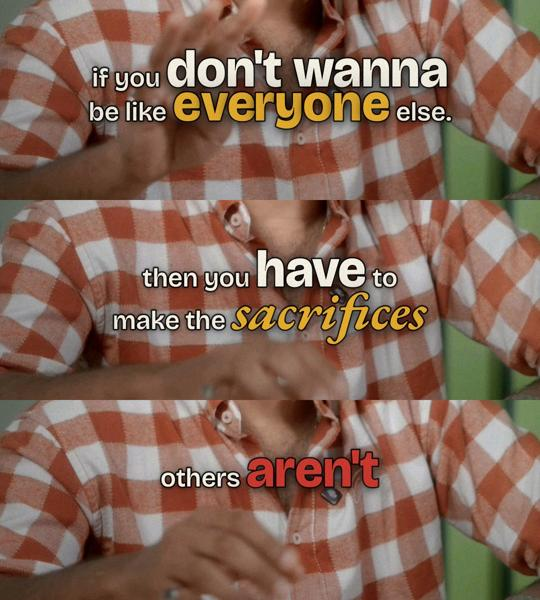
#> input picture .claude/skills/video-editing-style/02-craft/text-animation-moves/references/frames/STACKS_lower_zone_fullsize.jpg, 540 x 600 px
$ python style_board.py ../../../../02-craft/text-animation-moves/references/frames/STACKS_test_sheet.jpg ../../../../02-craft/text-animation-moves/references/frames/STACKS_lower_zone_fullsize.jpg ../../../../02-craft/text-animation-moves/references/frames/STACKS_lower_zone_fullsize.jpg ../../../../02-craft/text-animation-moves/references/frames/STACKS_lower_zone_fullsize.jpg ../../../../02-craft/text-animation-moves/references/frames/STACKS_lower_zone_fullsize.jpg
#> lines starting #> are read from the running program, lines starting #| are printed output that depends on the picture; after the words box and inside, x2 and y2 are one past the last pixel; in counts of white or black regions, pixels touching at a corner belong together
"""One-page style board for a client pitch (2400x1350): look name, palette, fonts, three 9:16 frames.
Usage: python3 -I style_board.py <out.png> <frame1.jpg> <frame2.jpg> <frame3.jpg> ["caption 1|caption 2|caption 3"]
"""
import sys
from PIL import Image, ImageDraw, ImageFont, ImageFilter

F = "/Users/raghusai/Desktop/CLAUDE 2.0/skills/fonts-and-colours/assets/fonts/"
HALDI, KUMKUM, CREAM, INK, PAPER = (226, 170, 44), (200, 55, 45), (244, 239, 227), (26, 20, 16), (240, 234, 222)


def f(name, size):
    return ImageFont.truetype(F + name, size)


def main():
    out, frames = sys.argv[1], sys.argv[2:5]
    caps = (sys.argv[5] if len(sys.argv) > 5 else "ghost line, haldi keyword|hero word on a haldi brush|kumkum on the negative word").split("|")
    W, H = 2400, 1350
    bd = Image.new("RGB", (W, H), (22, 18, 15))
    d = ImageDraw.Draw(bd)
    # paper grain on the left panel
    panel = Image.new("RGB", (900, H), PAPER)
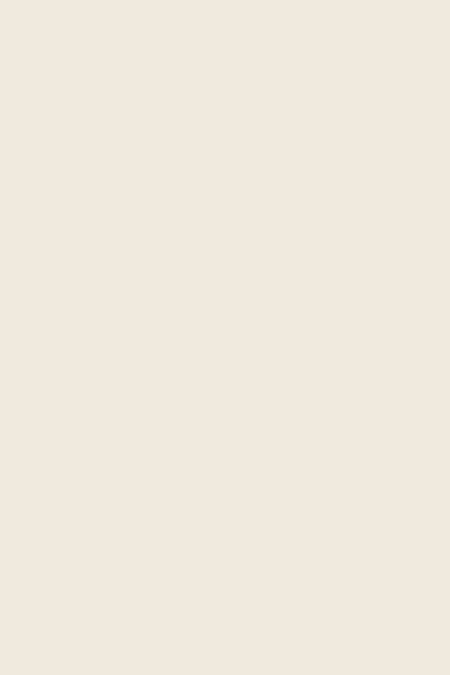
#> panel: PIL image 900x1350 RGB (shown at 1/2 size); mean R, G, B 240, 234, 222
    noise = Image.effect_noise((900, H), 18).convert("L").filter(ImageFilter.GaussianBlur(0.6))
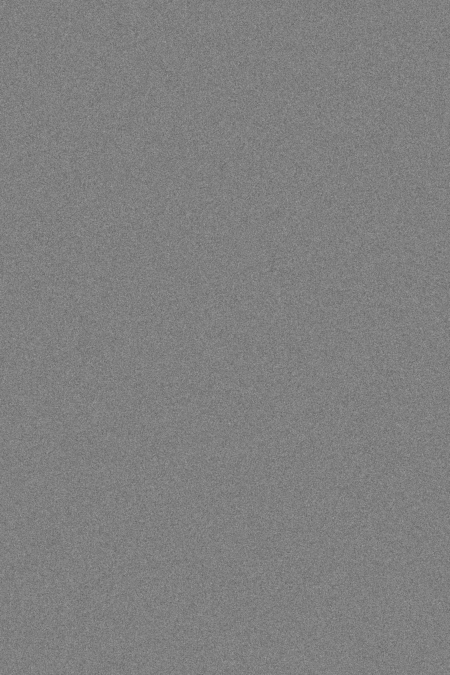
#> noise: PIL image 900x1350 L (shown at 1/2 size); min 78, max 175, mean 127.5
    panel = Image.blend(panel, Image.merge("RGB", (noise, noise, noise)), 0.06)
    bd.paste(panel, (0, 0))
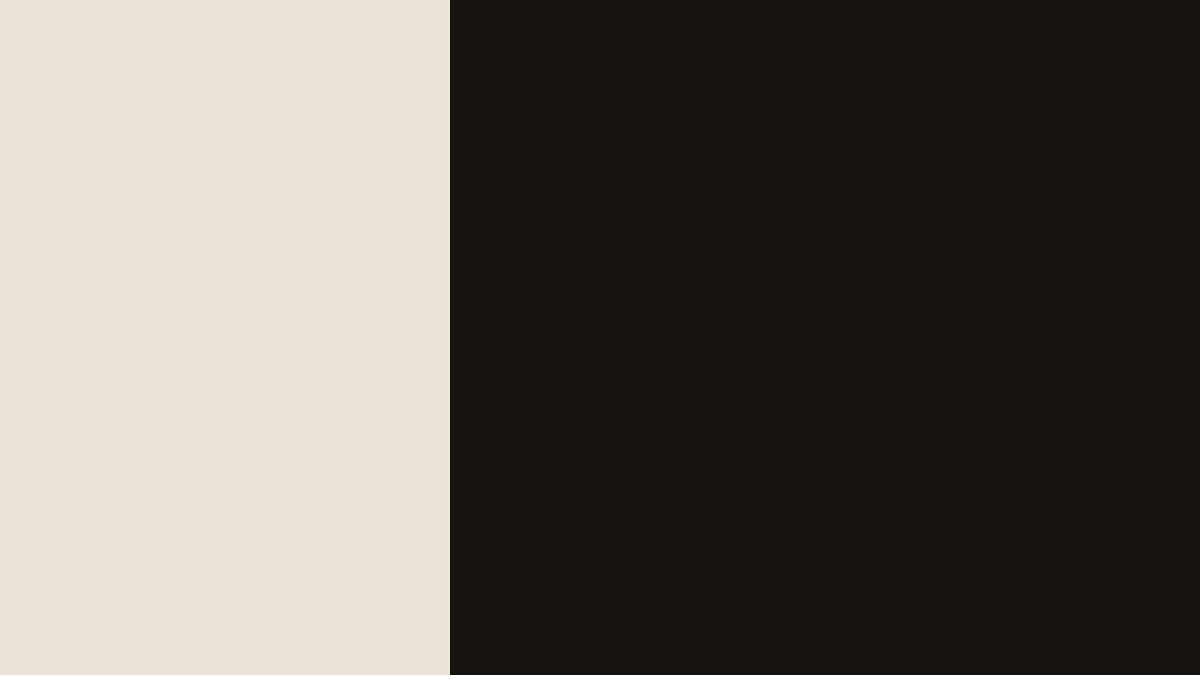
#> bd: PIL image 2400x1350 RGB (shown at 1/2 size); mean R, G, B 101, 96.4, 90.3
    d = ImageDraw.Draw(bd)
    x0 = 90
    d.text((x0, 80), "CAPTION STYLE · SHORTS", font=f("BricolageGrotesque-SemiBold.ttf", 30), fill=(120, 104, 88))
    d.text((x0, 300), "Haldi", font=f("Fraunces-SoftBlackItalic.ttf", 150), fill=HALDI, anchor="ls")
    t2 = "& Kumkum"
    d.text((x0, 450), t2, font=f("Fraunces-SoftBlackItalic.ttf", 120), fill=INK, anchor="ls")
    dot_x = x0 + f("Fraunces-SoftBlackItalic.ttf", 120).getlength(t2) + 6
    d.ellipse([dot_x, 424, dot_x + 26, 450], fill=KUMKUM)
    body = f("BricolageGrotesque-Light.ttf", 34)
    lines = ["Turmeric yellow and vermilion red:", "the two colours every Telugu home knows,", "worn softly, like an editorial magazine."]
    for i, ln in enumerate(lines):
        d.text((x0, 520 + i * 48), ln, font=body, fill=(70, 60, 50))
    # palette
    sw = [("Haldi", "#E2AA2C", HALDI, "the keyword"), ("Kumkum", "#C8372D", KUMKUM, "negative words, the dot"),
          ("Cream", "#F4EFE3", CREAM, "every other word"), ("Ink", "#1A1410", INK, "outline and shadow")]
    lab, small = f("BricolageGrotesque-SemiBold.ttf", 30), f("BricolageGrotesque-Light.ttf", 26)
    y = 700
    for name, hx, col, role in sw:
        d.rounded_rectangle([x0, y, x0 + 86, y + 86], radius=18, fill=col, outline=(200, 190, 175), width=2)
        d.text((x0 + 116, y + 36), f"{name}  {hx}", font=lab, fill=INK, anchor="ls")
        d.text((x0 + 116, y + 74), role, font=small, fill=(110, 96, 82), anchor="ls")
        y += 112
#> after the loop, y = 1148
    # fonts
    y += 20
#> y = 1168
    d.text((x0, y + 40), "luxury", font=f("Fraunces-SoftBoldItalic.ttf", 64), fill=HALDI, anchor="ls")
    d.text((x0 + 250, y + 40), "Fraunces Soft Italic, keyword", font=small, fill=(110, 96, 82), anchor="ls")
    d.text((x0, y + 100), "idi kaadu", font=f("BricolageGrotesque-SemiBold.ttf", 44), fill=INK, anchor="ls")
    d.text((x0 + 250, y + 100), "Bricolage Grotesque, lead-in", font=small, fill=(110, 96, 82), anchor="ls")
    # frames
    fw, fh = 420, 747
    for i, (pth, cap) in enumerate(zip(frames, caps)):
        im = Image.open(pth).convert("RGB").resize((fw, fh))
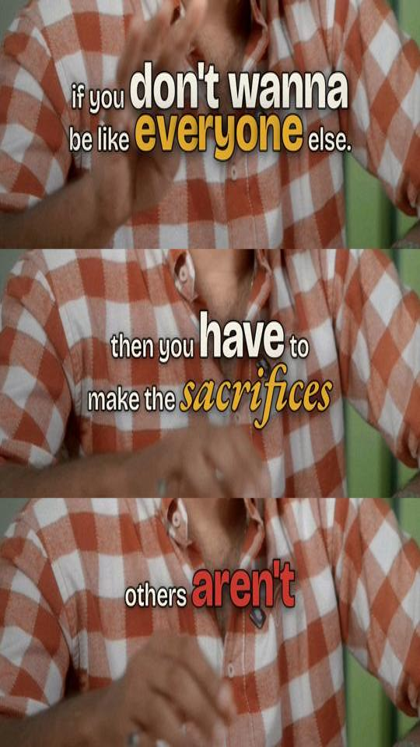
#> im: PIL image 420x747 RGB; mean R, G, B 131.7, 101, 85.7
        fx = 990 + i * (fw + 34)
        sh = Image.new("RGBA", (fw + 60, fh + 60), (0, 0, 0, 0))
#> sh: PIL image 480x807 RGBA; every value is 0
        ImageDraw.Draw(sh).rounded_rectangle([30, 36, fw + 30, fh + 36], radius=28, fill=(0, 0, 0, 160))
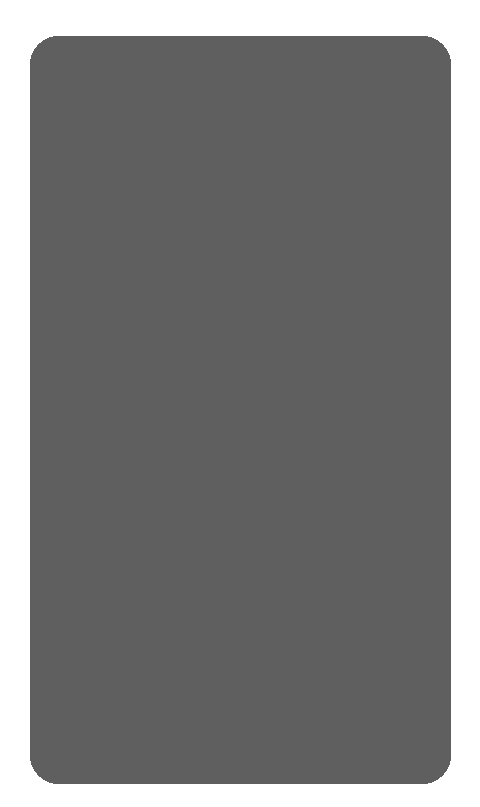
#> sh: PIL image 480x807 RGBA; mean R, G, B, A 0, 0, 0, 129.8; transparent parts drawn white
        bd.paste(sh.filter(ImageFilter.GaussianBlur(16)), (fx - 30, 230 - 30), sh.filter(ImageFilter.GaussianBlur(16)))
        m = Image.new("L", (fw, fh), 0); ImageDraw.Draw(m).rounded_rectangle([0, 0, fw, fh], radius=28, fill=255)
#> after `m = Image.new('L', (fw, fh), 0)`: m: PIL image 420x747 L; every value is 0
#> after `ImageDraw.Draw(m).rounded_rectangle([0, 0, fw, fh], radius=28, fill=25`:
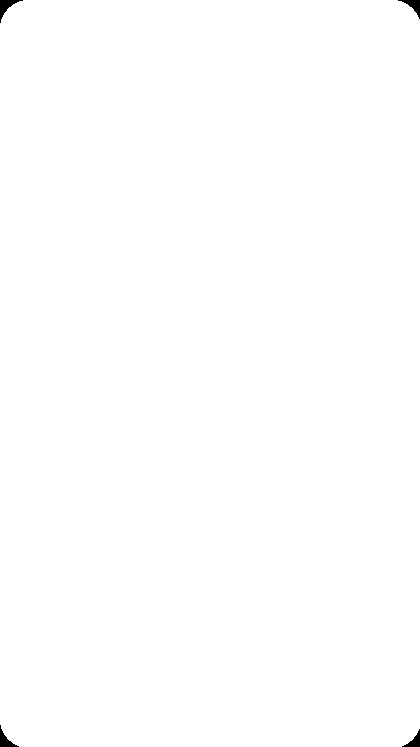
#> m: PIL image 420x747 L; 99.8% white; 4 black regions, box (x1, y1, x2, y2) and area: (0, 0, 23, 23) 174, (398, 0, 420, 19) 151, (0, 725, 19, 747) 151, (402, 729, 420, 747) 129
        bd.paste(im, (fx, 230), m)
        d = ImageDraw.Draw(bd)
        d.text((fx + 4, 1040), f"0{i + 1}", font=f("Fraunces-SoftBoldItalic.ttf", 44), fill=HALDI, anchor="ls")
        d.text((fx + 64, 1038), cap, font=f("BricolageGrotesque-Light.ttf", 24), fill=CREAM, anchor="ls")
    d.text((990, 1260), "Original look  ·  free OFL fonts, safe for commercial use  ·  1080 x 1920",
           font=f("BricolageGrotesque-Light.ttf", 24), fill=(150, 138, 124), anchor="ls")
    bd.save(out)
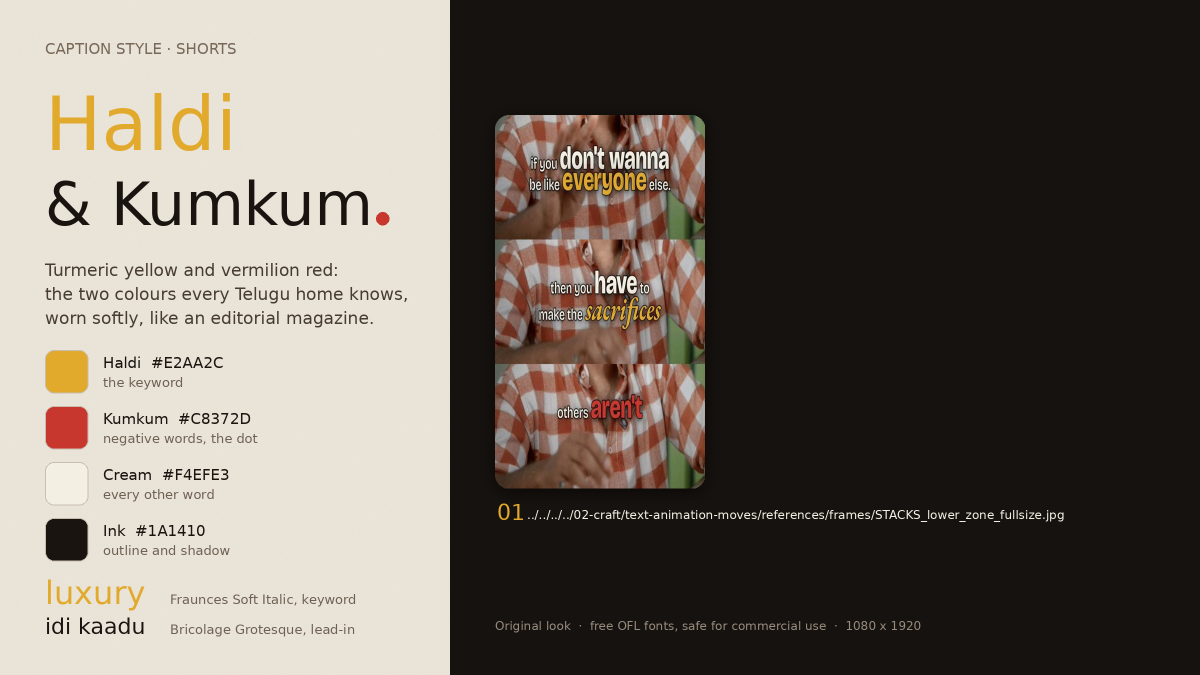
#> saved as STACKS_test_sheet.jpg: PIL image 2400x1350 RGB (shown at 1/2 size); mean R, G, B 109, 101, 93
    print("ok", out)


if __name__ == "__main__":
    main()

$ run again, on .claude/skills/video-editing-style/02-craft/text-animation-moves/references/frames/STACKS_safe_zone_check.jpg
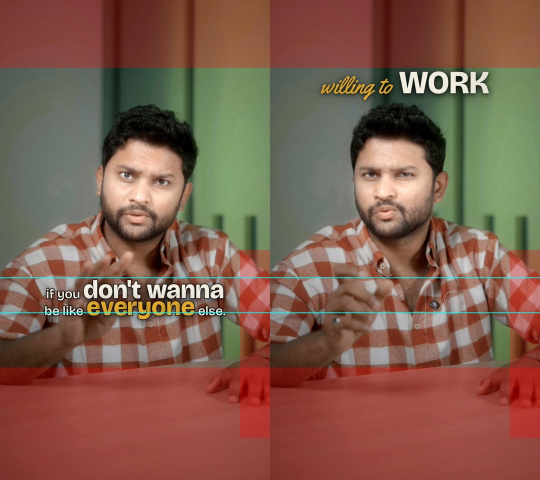
#> input picture .claude/skills/video-editing-style/02-craft/text-animation-moves/references/frames/STACKS_safe_zone_check.jpg, 1080 x 960 px (shown at 1/2 size)
#> after the loop in main, `for name, hx, col, role in sw:`: y = 1148
#> in main, `y += 20`: y = 1168
#> in main, `im = Image.open(pth).convert("RGB").resize((fw, fh))`:
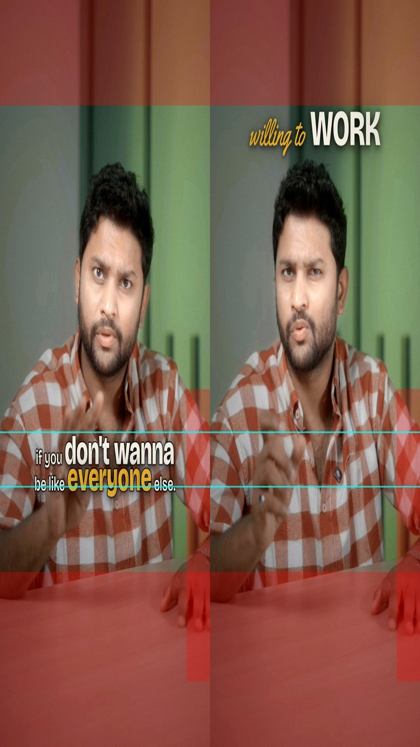
#> im: PIL image 420x747 RGB; mean R, G, B 127.5, 92.6, 76.9
#> m: PIL image 420x747 L; every value is 0
#> m: PIL image 420x747 L; 99.8% white; 4 black regions, box (x1, y1, x2, y2) and area: (0, 0, 23, 23) 174, (398, 0, 420, 19) 151, (0, 725, 19, 747) 151, (402, 729, 420, 747) 129
#> in main, `bd.save(out)`:
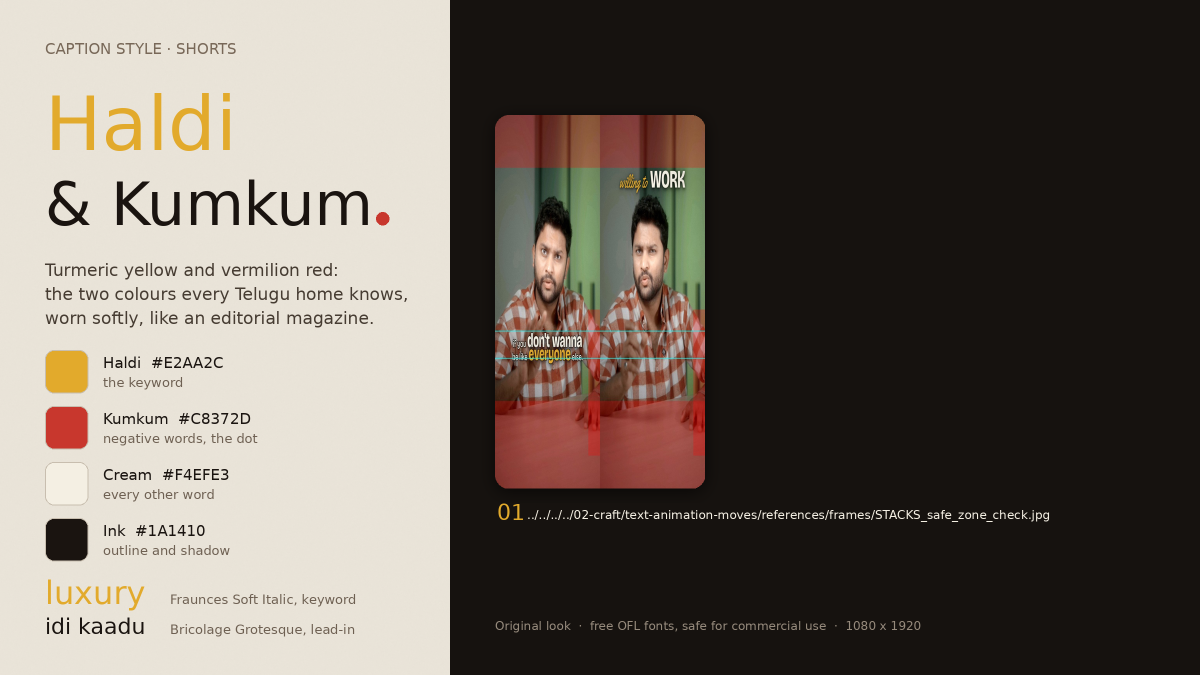
#> saved as STACKS_safe_zone_check.jpg: PIL image 2400x1350 RGB (shown at 1/2 size); mean R, G, B 108.5, 100.2, 92.1

$ run again, on .claude/skills/video-editing-style/02-craft/text-animation-moves/references/frames/STACKS_v1_all_above_head_REJECTED.jpg
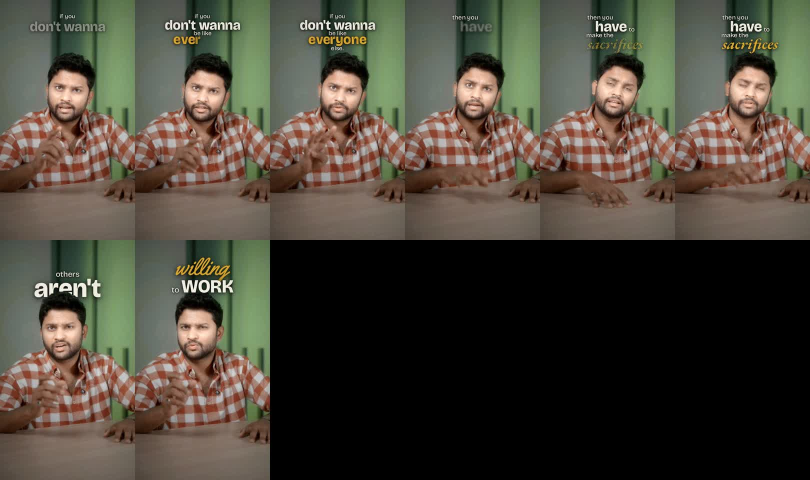
#> input picture .claude/skills/video-editing-style/02-craft/text-animation-moves/references/frames/STACKS_v1_all_above_head_REJECTED.jpg, 1620 x 960 px (shown at 1/2 size)
#> after the loop in main, `for name, hx, col, role in sw:`: y = 1148
#> in main, `y += 20`: y = 1168
#> in main, `im = Image.open(pth).convert("RGB").resize((fw, fh))`:
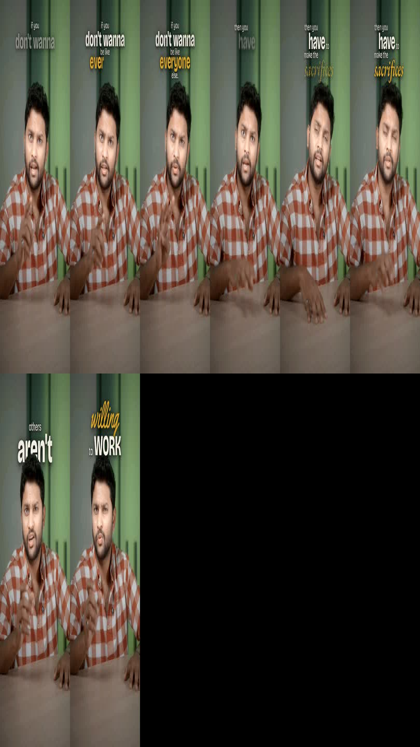
#> im: PIL image 420x747 RGB; mean R, G, B 74.1, 68.7, 57
#> m: PIL image 420x747 L; every value is 0
#> m: PIL image 420x747 L; 99.8% white; 4 black regions, box (x1, y1, x2, y2) and area: (0, 0, 23, 23) 174, (398, 0, 420, 19) 151, (0, 725, 19, 747) 151, (402, 729, 420, 747) 129
#> in main, `bd.save(out)`:
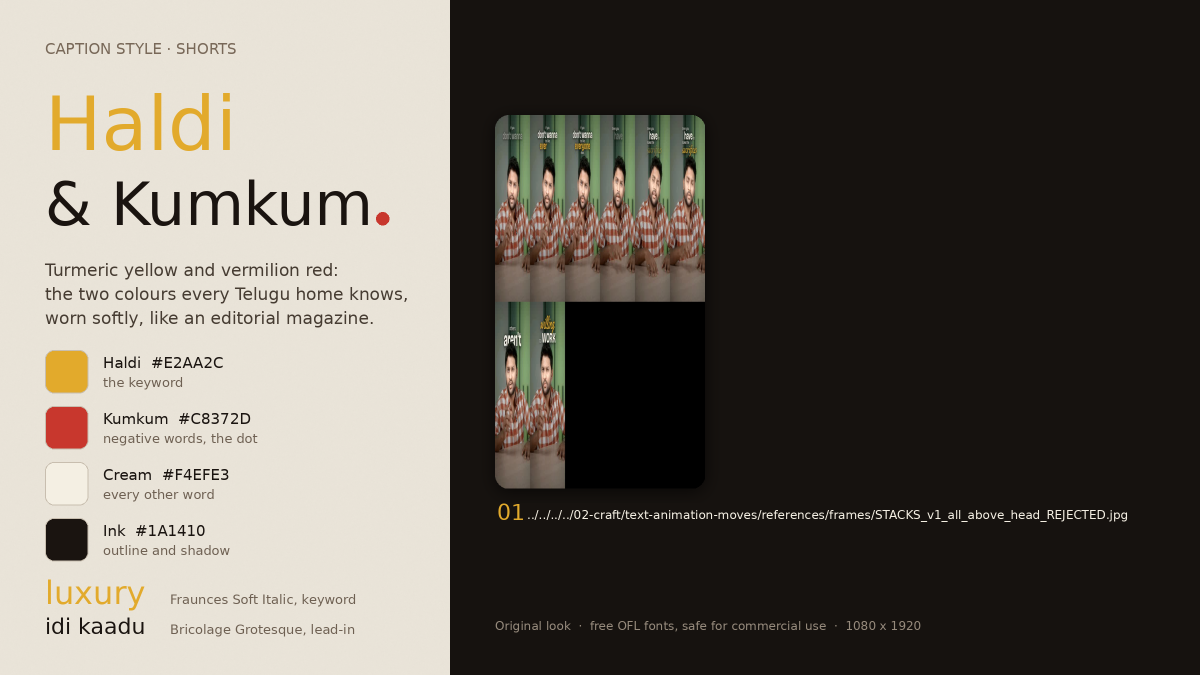
#> saved as STACKS_v1_all_above_head_REJECTED.jpg: PIL image 2400x1350 RGB (shown at 1/2 size); mean R, G, B 103.4, 98, 90.3
